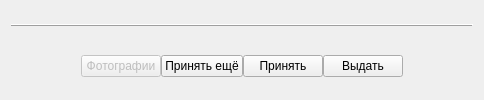
      <widget class="QWidget" name="botToolbar" native="true">
       <property name="minimumSize">
        <size>
         <width>0</width>
         <height>50</height>
        </size>
       </property>
       <property name="contextMenuPolicy">
        <enum>Qt::NoContextMenu</enum>
       </property>
       <layout class="QGridLayout" name="gridLayout_5" rowminimumheight="5,0">
        <property name="verticalSpacing">
         <number>15</number>
        </property>
        <item row="1" column="0">
         <layout class="QGridLayout" name="gridLayout_3">
          <item row="0" column="0">
           <layout class="QGridLayout" name="LeftGridLayout" columnstretch="0">
            <property name="sizeConstraint">
             <enum>QLayout::SetFixedSize</enum>
            </property>
           </layout>
          </item>
          <item row="0" column="1">
           <spacer name="horizontalSpacerLeft">
            <property name="orientation">
             <enum>Qt::Horizontal</enum>
            </property>
            <property name="sizeType">
             <enum>QSizePolicy::MinimumExpanding</enum>
            </property>
            <property name="sizeHint" stdset="0">
             <size>
              <width>70</width>
              <height>20</height>
             </size>
            </property>
           </spacer>
          </item>
          <item row="0" column="2">
           <layout class="QGridLayout" name="CentralGridLayout">
            <item row="0" column="3">
             <widget class="QPushButton" name="pushButtonReceiptAndClose2">
              <property name="text">
               <string>Принять</string>
              </property>
             </widget>
            </item>
            <item row="0" column="2">
             <widget class="QPushButton" name="pushButtonReceipt">
              <property name="text">
               <string>Принять ещё</string>
              </property>
             </widget>
            </item>
            <item row="0" column="1">
             <widget class="QPushButton" name="pushButtonAddPhoto">
              <property name="enabled">
               <bool>false</bool>
              </property>
              <property name="focusPolicy">
               <enum>Qt::ClickFocus</enum>
              </property>
              <property name="text">
               <string>Фотографии</string>
              </property>
             </widget>
            </item>
            <item row="0" column="4">
             <widget class="QPushButton" name="pushButtonQuickRepairIssue2">
              <property name="text">
               <string>Выдать</string>
              </property>
             </widget>
            </item>
           </layout>
          </item>
          <item row="0" column="3">
           <spacer name="horizontalSpacerRight">
            <property name="orientation">
             <enum>Qt::Horizontal</enum>
            </property>
            <property name="sizeHint" stdset="0">
             <size>
              <width>70</width>
              <height>20</height>
             </size>
            </property>
           </spacer>
          </item>
          <item row="0" column="4">
           <layout class="QGridLayout" name="RightGridLayout">
            <property name="sizeConstraint">
             <enum>QLayout::SetFixedSize</enum>
            </property>
           </layout>
          </item>
         </layout>
        </item>
        <item row="0" column="0">
         <widget class="QFrame" name="frame">
          <property name="frameShape">
           <enum>QFrame::HLine</enum>
          </property>
          <property name="frameShadow">
           <enum>QFrame::Raised</enum>
          </property>
         </widget>
        </item>
       </layout>
      </widget>
